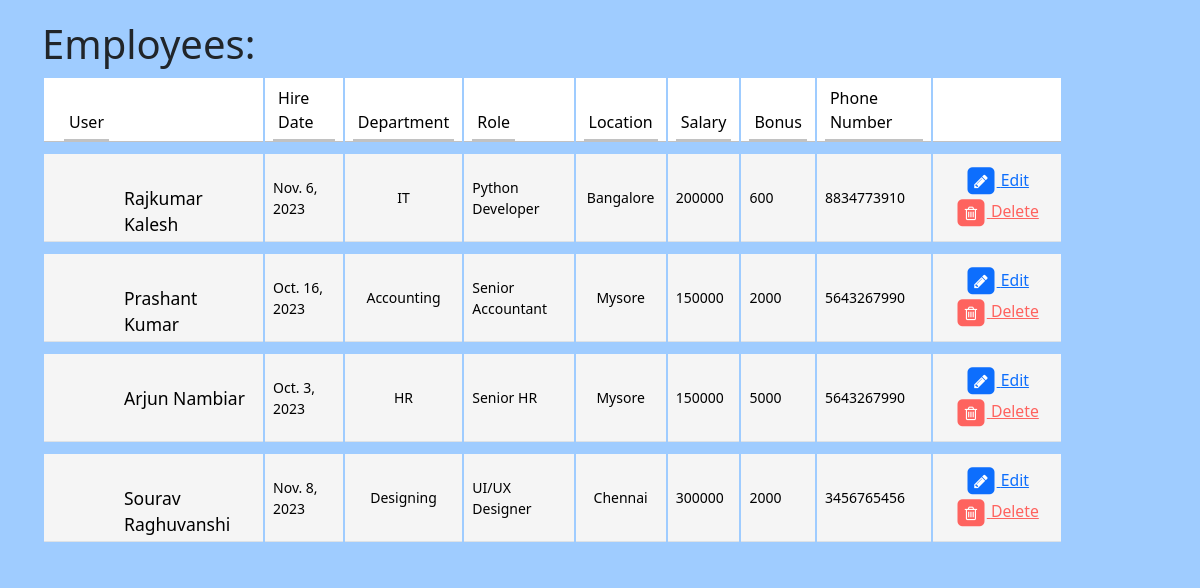
The app's page /all_emp with its own data.
### emp_app/models.py (models this page shows, shortened)
class Employee(models.Model):
    first_name = models.CharField(max_length=100, null=False)
    last_name = models.CharField(max_length=100, null=False)
    dept = models.ForeignKey(Department,on_delete=models.CASCADE)
    salary = models.IntegerField(default=0)
    bonus = models.IntegerField(default=0)
    phone = models.IntegerField(default=0)
    role = models.ForeignKey(Role,on_delete=models.CASCADE)
    hire_date = models.DateField()

class Department(models.Model):
    name = models.CharField(max_length=100, null=False)
    location = models.CharField(max_length=100)

class Role(models.Model):
    name = models.CharField(max_length=100, null=False)

### emp_app/views.py (the view)
# urls.py: path('all_emp',views.all_emp, name='all_emp'),
def all_emp(request):
    emps = Employee.objects.all()
    context = {
        'emps' : emps
    }
    return render(request, 'all_emp.html', context)

### emp_app/templates/all_emp.html (shortened to what this page needs)
<!DOCTYPE html>
<html lang="en">
<head>
    <link href="https://cdn.jsdelivr.net/npm/bootstrap@5.3.2/dist/css/bootstrap.min.css" rel="stylesheet">
    <link href="https://maxcdn.bootstrapcdn.com/font-awesome/4.3.0/css/font-awesome.min.css" rel="stylesheet">
</head>
<body>
<div class="container">
    <h1>Employees: </h1>
<div class="row">
	<div class="col-lg-11">
		<div class="main-box clearfix">
			<div class="table-responsive">
				<table class="table user-list">
					<thead>
						<tr>
							<th><span>User</span></th>
							<th><span>Hire Date</span></th>
							<th class="text-center"><span>Department</span></th>
							<th><span>Role</span></th>
                            <th><span>Location</span></th>
							<th><span>Salary</span></th>
							<th><span>Bonus</span></th>
							<th><span>Phone Number</span></th>
							<th>&nbsp;</th>
						</tr>
					</thead>
					<tbody>
                        {% for emps in emps %}
                        <tr>
							<td>
								<p class="user-link">{{emps.first_name}} {{emps.last_name}}</p>
							</td>
							<td>
								{{emps.hire_date}}
							</td>
							<td class="text-center">
								<span class="label label-default">{{emps.dept.name}}</span>
							</td>
							<td>
								{{emps.role.name}}
							</td>
                            <td class="text-center">
								<span class="label label-default">{{emps.dept.location}}</span>
							</td>
							<td>
								{{emps.salary}}
							</td>
							<td>
								{{emps.bonus}}
							</td>
							<td>
								{{emps.phone}}
							</td>
							<td class="w-10 text-center">
								<a href="#" class="table-link">
									<span class="fa-stack">
										<i class="fa fa-square fa-stack-2x"></i>
										<i class="fa fa-pencil fa-stack-1x fa-inverse"></i>
									</span>
                                    Edit
								</a>
								<a href="#" class="table-link danger">
									<span class="fa-stack">
										<i class="fa fa-square fa-stack-2x"></i>
										<i class="fa fa-trash-o fa-stack-1x fa-inverse"></i>
									</span>
                                    Delete
								</a>
							</td>
						</tr>
                        {% endfor %}
					</tbody>
				</table>
			</div>
		</div>
	</div>
</div>
</div>
</body>
</html>

### emp_app/templates/all_emp.html (style rules this page uses)
body { margin-top:20px; background-color: #9fccff; }
.user-list tbody td .user-link { display: block; height: 15px; font-size: 1.25em; padding-top: 3px; margin-left: 60px; }
.table { border-collapse: separate; }
.table thead > tr > th { border-bottom: 1px solid #C2C2C2; padding-bottom: 0; }
.table tbody > tr > td { font-size: 0.875em; background: #f5f5f5; border-top: 10px solid #9fccff; vertical-align: middle; padding: 12px 8px; }
.table tbody > tr > td:first-child, .table thead > tr > th:first-child { padding-left: 20px; }
.table thead > tr > th span { border-bottom: 2px solid #C2C2C2; display: inline-block; padding: 0 5px; padding-bottom: 5px; font-weight: normal; }
.table a.table-link { margin: 0 10px; font-size: 1.125em; }
.table a.table-link.danger { color: #fe635f; }

### records on screen
Employee: first_name "Rajkumar", last_name "Kalesh", hire_date "Nov. 6, 2023", dept.name "IT", role.name "Python Developer", dept.location "Bangalore", salary "200000", bonus "600", phone "8834773910"
Employee: first_name "Prashant", last_name "Kumar", hire_date "Oct. 16, 2023", dept.name "Accounting", role.name "Senior Accountant", dept.location "Mysore", salary "150000", bonus "2000", phone "5643267990"
Employee: first_name "Arjun", last_name "Nambiar", hire_date "Oct. 3, 2023", dept.name "HR", role.name "Senior HR", dept.location "Mysore", salary "150000", bonus "5000", phone "5643267990"
Employee: first_name "Sourav", last_name "Raghuvanshi", hire_date "Nov. 8, 2023", dept.name "Designing", role.name "UI/UX Designer", dept.location "Chennai", salary "300000", bonus "2000", phone "3456765456"
